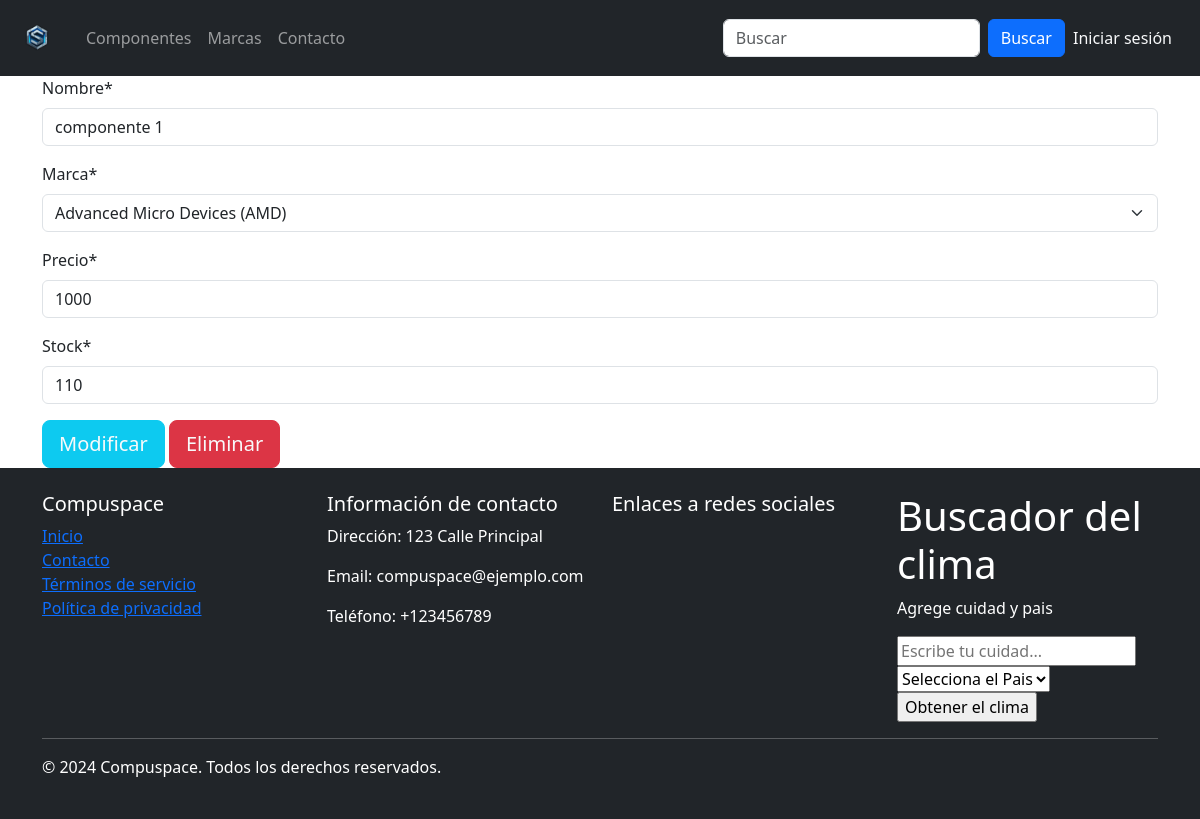
Before: /detallecomponente/2 with the older database file.
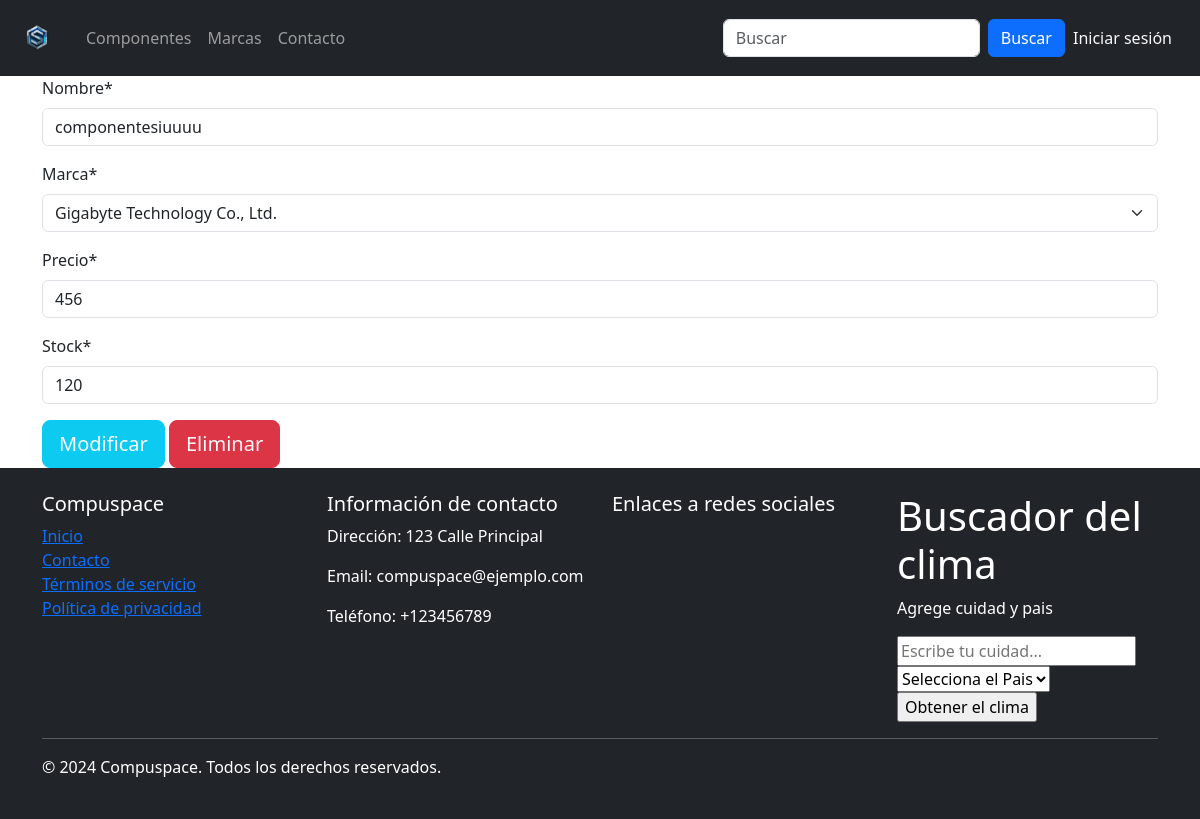
After: the same page with the newer database file.
### aplicacionCompuSpace/models.py (models this page shows)
class componente(models.Model):
    nombre = models.CharField(max_length=50)
    marca = models.CharField(max_length=50, choices=MARCAS)
    precio = models.IntegerField(validators=[MinValueValidator(0)])
    stock = models.IntegerField(validators=[MinValueValidator(0)])

### aplicacionCompuSpace/views.py (the view)
# urls.py: path('detallecomponente/<id>', detallecomp, name='detallecomponente'),
def detallecomp(request,id):
    if id == '0':
        form=componenteForm()
        datos={
            'form':form
        }
        if request.method=="POST":
           form=componenteForm(data=request.POST)
           if form.is_valid():
            form.save()
            messages.success(request,'Componente creado')
            return redirect(to='listaProductos')
        return render(request,'aplicacion/detallecomponente.html', datos)
    else:
        comp=get_object_or_404(componente,id=id)
        form=componenteForm(instance=comp)
        datos={
           "componente":comp,
            'form':form
        }
        botonpresionado = None
        if request.method=="POST":
           botonpresionado = request.POST.get('boton')
           form=componenteForm(data=request.POST,instance=comp)
        if botonpresionado == 'eliminar':
            print("componente eliminado")
            comp.delete()
            messages.error(request,'Componente eliminado')
            return redirect(to='listaProductos')
        else:
            if form.is_valid():
                form.save()
                messages.info(request,'Componente modificado')
                return redirect(to='listaProductos')
        return render(request,'aplicacion/detallecomponente.html', datos)

### aplicacionCompuSpace/forms.py
class componenteForm(forms.ModelForm):
    pass
    class Meta:
        model = componente
        fields=['nombre','marca','precio','stock']

### aplicacionCompuSpace/templates/aplicacion/detallecomponente.html (shortened to what this page needs)
{% extends "plantillas/base.html" %}
{% load static %}
{% load crispy_forms_tags %}
{% block contenido %}
<div class="container">
  <form action="" method="post">
    {{form | crispy}}
    {% if componente %}
      <button type="submit" class='btn btn-info text-light btn-lg'>Modificar</button>
      <button type="button" class='btn btn-danger text-light btn-lg' data-bs-toggle="modal" data-bs-target="#confirmarEliminacion">Eliminar</button>
    {% else %}
      <button type="submit" class='btn btn-success text-light btn-lg'>Crear</button>
    {% endif %}
  </form>
</div>
{% endblock contenido %}

Changed rows visible on the page:
changed componente: nombre "componente 1" → "componentesiuuuu"; marca "Advanced Micro Devices (AMD)" → "Gigabyte Technology Co., Ltd."; precio "1000" → "456"; stock "110" → "120"
